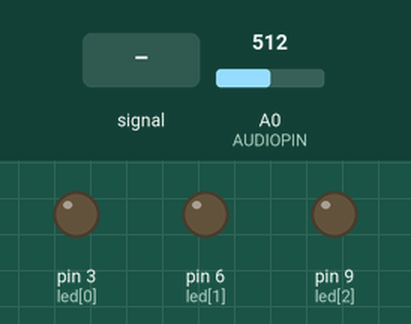
Simulated run of this sketch. Board: Arduino Uno, built with avr-gcc and run on an emulated ATmega328P. Parts: output pins drawn as LEDs (lit = HIGH). Inputs (shaded band) come from the test bench; at power-on: A0 (AUDIOPIN) = 512.

Above: at 1.2 s.
1.3 s: A0 (AUDIOPIN) fed a 200 Hz sine of ±255 counts around its level
At 2.4 s:
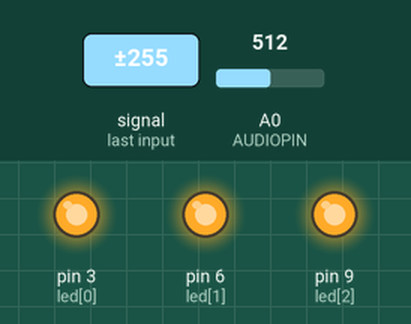
4.3 s: A0 (AUDIOPIN) fed a 1000 Hz sine of ±255 counts around its level
At 5.07 s:
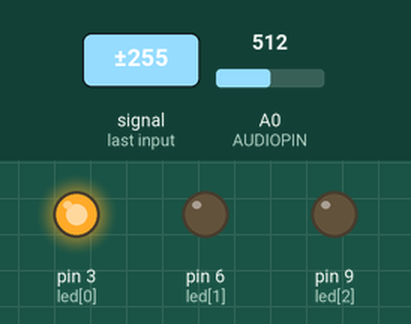
7.3 s: A0 (AUDIOPIN) set to 716
8.8 s: A0 (AUDIOPIN) set to 554
10.3 s: A0 (AUDIOPIN) set to 541
At 10.9 s:
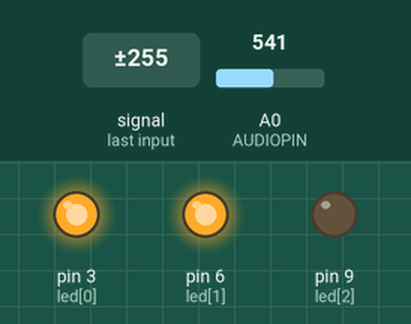
Timing chart, 0 to 12.8 s (numbered marks = the images above; inputs shaded):
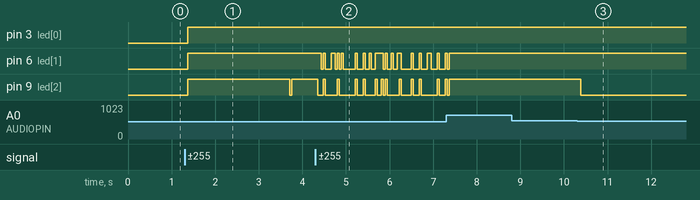

Measured:
- after the input at 1.3 s, pin 3 (led[0]), pin 6 (led[1]): LOW → HIGH after 0.07 s; pin 9 (led[2]): LOW → HIGH after 0.07 s, → LOW 2.3 s later, → HIGH 0.05 s later
- after the input at 8.8 s, every drawn part: stays the same
- after the input at 10.3 s, pin 9 (led[2]): HIGH → LOW after 0.09 s

The sketch:

sound_test_good_with_three_lights.ino
```cpp
#include <fix_fft.h>

int led[]={3,6,9};
int x=0;
char im[128],data[128];
char data_avgs[14];
int i=0,val;

#define AUDIOPIN A0


void setup(){
  for(int i=0;i<3;i++){
  pinMode(led[i],OUTPUT);
  }
  Serial.begin(9600);
}

void loop(){
  for(i=0;i<128;i++){
    val=analogRead(AUDIOPIN);
    data[i]=val;
    im[i]=0;
  }

  fix_fft(data,im,5,0);
  for (i=0;i<64;i++){
    data[i]=sqrt(data[i]*data[i]+im[i]*im[i]);
  }

  for (i=0;i<14;i++){
    data_avgs[i]=data[i*4]+data[i*4+1]+data[i*4+2]+data[i*4+3];
    data_avgs[i]=map(data_avgs[i],0,30,0,6);
  }
  int value = data_avgs[0];
 ledArray(value);

}

void ledArray(int input){
  if (input >5){
    for (int i=0; i<3;i++)
    {
      digitalWrite(led[i],HIGH);
    }
    for (int i=3; i<3;i++)
    {
      digitalWrite(led[i],LOW);
    }
  }
  else if (input > 3)
  {
    for (int i=0;i<3;i++)
    {
      digitalWrite(led[i],HIGH);
    }
    for (int i=2;i<3;i++)
    {
      digitalWrite(led[i],LOW);
    }
  }
  else if (input >1)
  {
    for (int i=0;i<3;i++)
    {
      digitalWrite(led[i],HIGH);
    }
    for (int i=1;i<3;i++)
    {
      digitalWrite(led[i],LOW);
    }
  }

  else
  {
    for (int i=0;i<3;i++)
    {
      digitalWrite(led[i],LOW);
    }
  }
}
```
